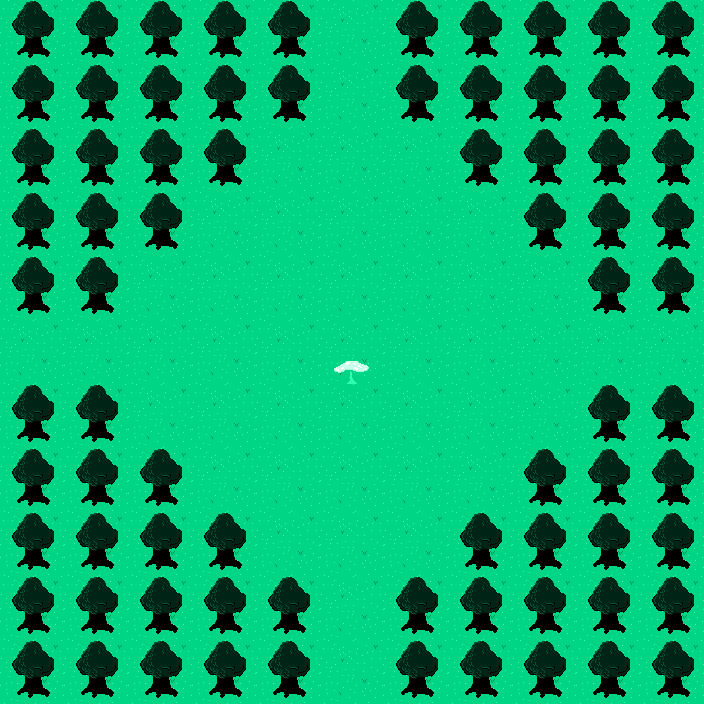

A level layout from a 2D game, rendered from its tile map. Below: a short description, then the map file with tile-grid data replaced by summaries:
An orthogonal 11x11 tile map with 64x64 px tiles, 2 tile layers (floor, terrain).

<map version="1.5" tiledversion="1.6.0" orientation="orthogonal" renderorder="right-down" width="11" height="11" tilewidth="64" tileheight="64" infinite="0" nextlayerid="4" nextobjectid="1">
 <editorsettings>
  <export target="defaultroom..json" format="json" />
 </editorsettings>
 <tileset firstgid="1" name="temp" tilewidth="64" tileheight="64" tilecount="4" columns="0">
  <grid orientation="orthogonal" width="1" height="1" />
  <tile id="0">
   <image width="64" height="64" source="../gamepieces/ground.png" />
  </tile>
  <tile id="1">
   <image width="64" height="64" source="../gamepieces/mushroom1.png" />
  </tile>
  <tile id="2">
   <image width="64" height="64" source="../gamepieces/TreeTest.png" />
  </tile>
  <tile id="3">
   <image width="64" height="64" source="../gamepieces/note.png" />
  </tile>
 </tileset>
 <layer id="1" name="floor" width="11" height="11">
  <data>[121 cells, 121 non-empty, 1 distinct tile ids]</data>
 </layer>
 <layer id="3" name="terrain" width="11" height="11">
  <data>[121 cells, 77 non-empty, 2 distinct tile ids]</data>
 </layer>
</map>